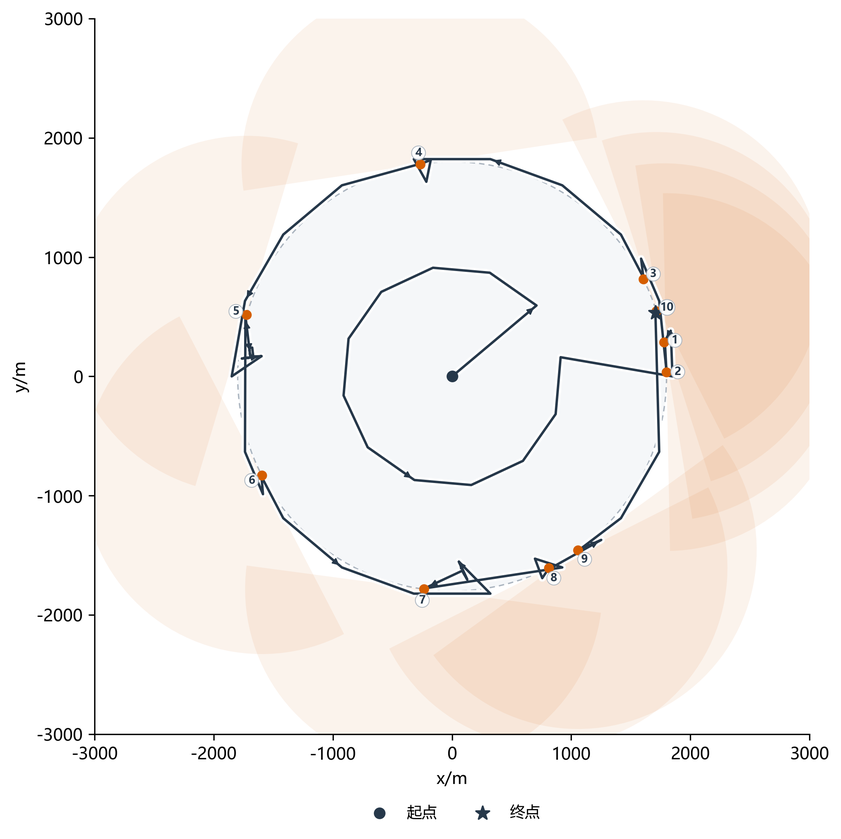
#> input picture latex/figures/q4_extreme_boundary_trajectory.png, 841 x 839 px, shrunk from 2081 x 2074 before the run
$ python make_q4_testset_figure.py
#> lines starting #> are read from the running program, lines starting #| are printed output that depends on the picture
from pathlib import Path
import matplotlib.pyplot as plt
import matplotlib.image as mpimg
from matplotlib import font_manager

ROOT = Path(__file__).resolve().parents[1]
FIG = ROOT / "latex" / "figures"

def main():
    img = mpimg.imread(FIG / "q4_extreme_boundary_trajectory.png")
#> img is the input picture: shape (839, 841, 4) float32; mean R, G, B, A 0.966, 0.946, 0.931, 1
    plt.rcParams["font.sans-serif"] = ["Microsoft YaHei", "SimHei", "Arial"]
    plt.rcParams["axes.unicode_minus"] = False
    fig, axes = plt.subplots(1, 2, figsize=(12.0, 5.4), gridspec_kw={"wspace": .08})
    left = mpimg.imread(FIG / "testset_source_coverage.png")
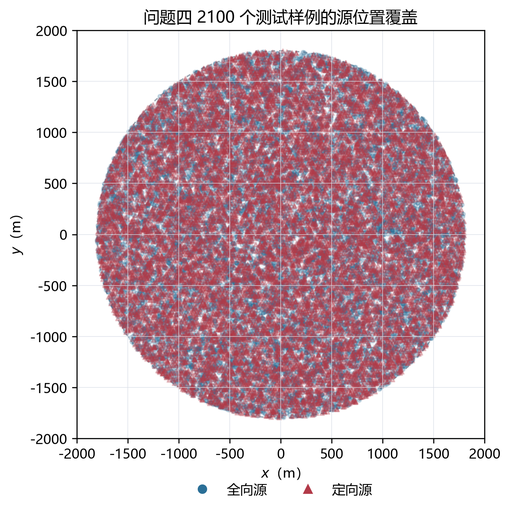
#> input picture latex/figures/testset_source_coverage.png, 510 x 512 px, shrunk from 1261 x 1266 before the run
#> left is the input picture: shape (512, 510, 4) float32; mean R, G, B, A 0.828, 0.739, 0.766, 1
    axes[0].imshow(img)
    axes[0].axis("off")
    axes[1].imshow(left)
    axes[1].axis("off")
    fig.text(.25, .035, "（a）非均匀边界极端样例", ha="center", va="center", fontsize=11)
    fig.text(.75, .035, "（b）2100 个测试样例的源位置覆盖", ha="center", va="center", fontsize=11)
    fig.subplots_adjust(bottom=.10, left=.01, right=.99, top=.98, wspace=.04)
    fig.savefig(FIG / "q4_testset_coverage_and_extreme.pdf", bbox_inches="tight")
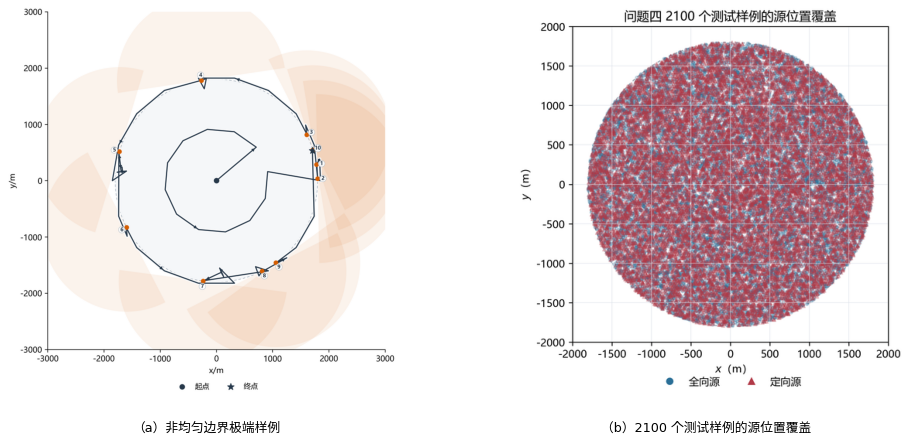
#> figure drawn by matplotlib, 2 panels
    fig.savefig(FIG / "q4_testset_coverage_and_extreme.png", dpi=240, bbox_inches="tight")

if __name__ == "__main__":
    main()
